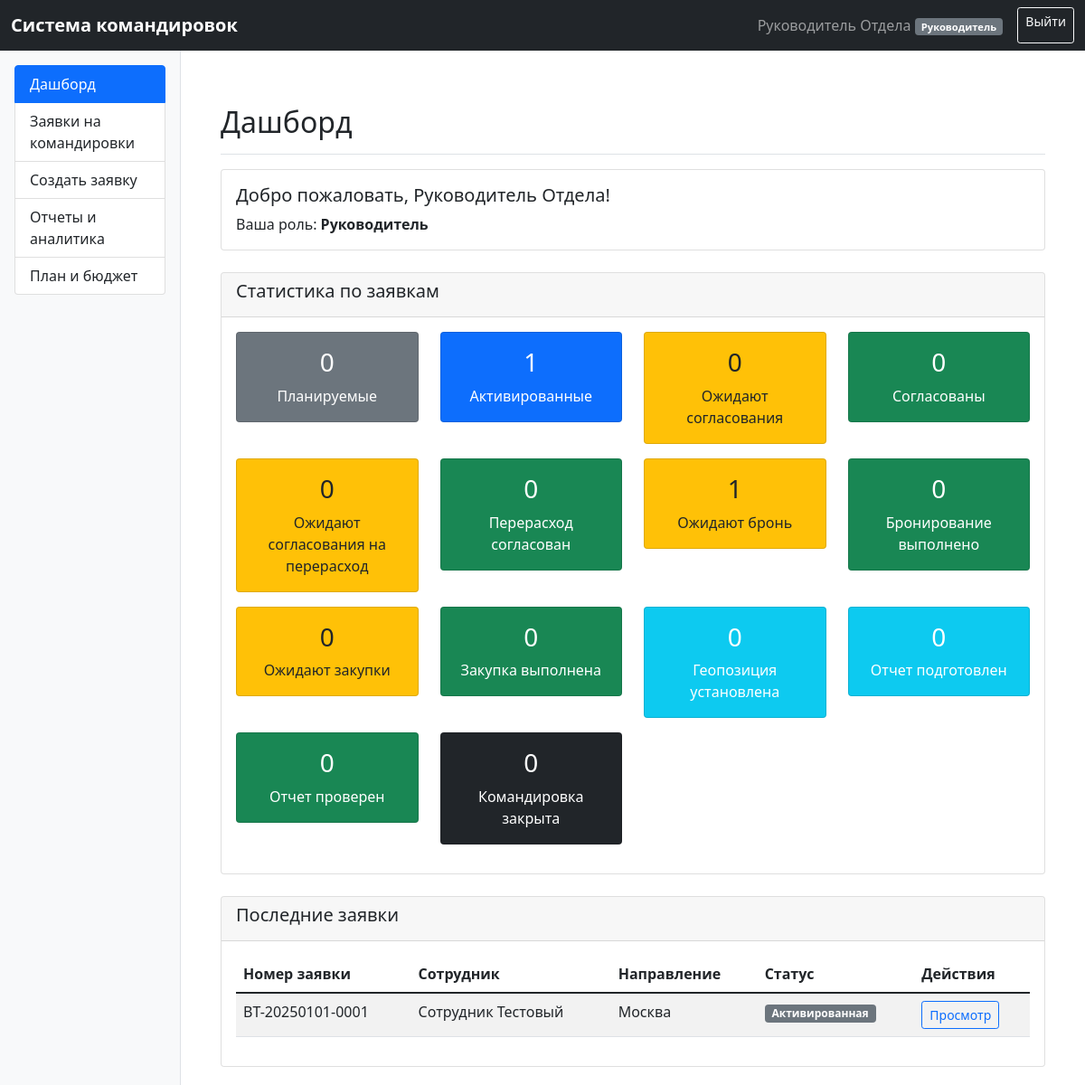
Before: /dashboard (signed in) with the older database file.
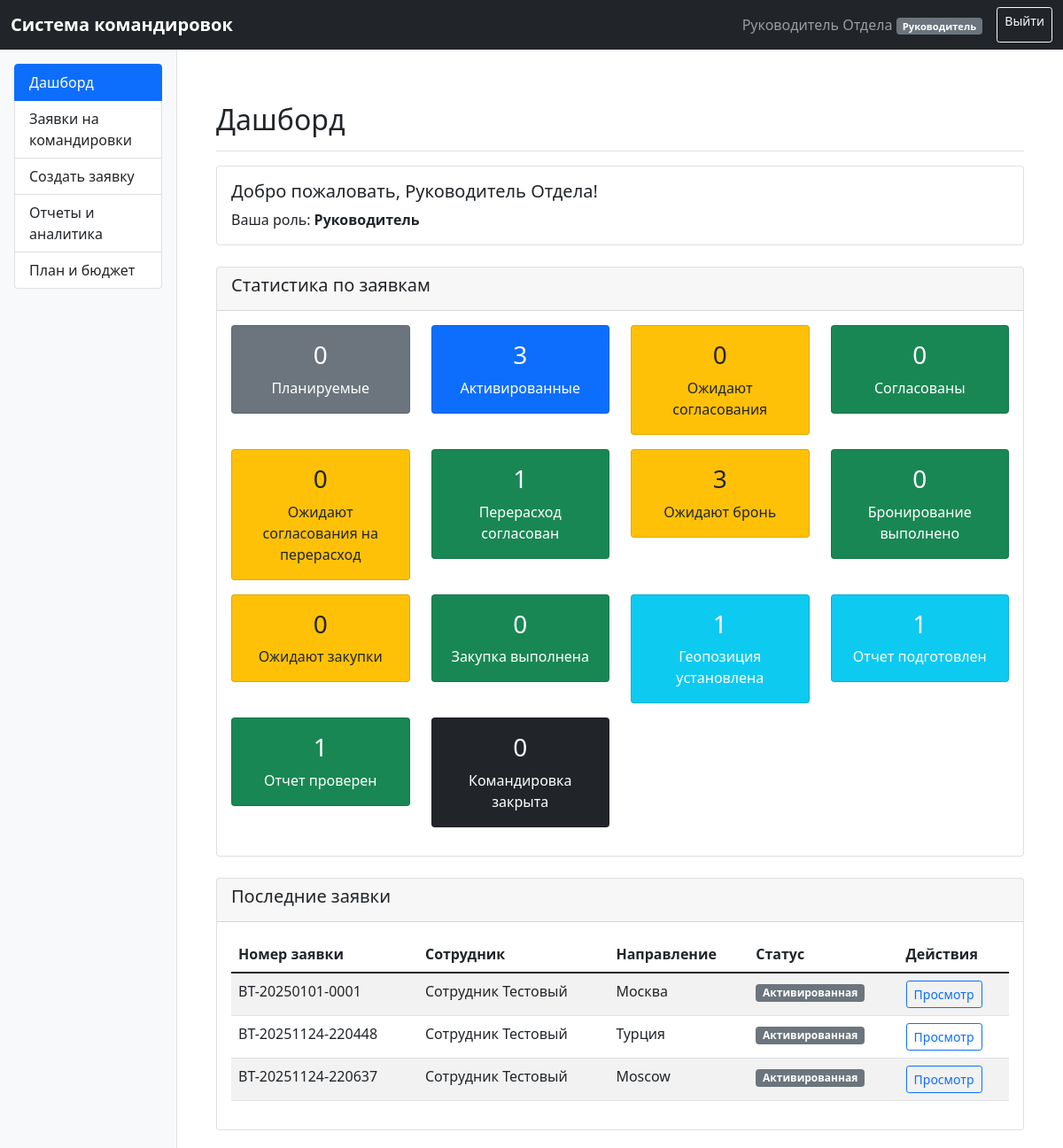
After: the same page with the newer database file.
### app.py (models this page shows)
class BusinessTrip(db.Model):
    __tablename__ = 'business_trip'
    id = db.Column(db.Integer, primary_key=True)
    trip_number = db.Column(db.String(20), unique=True)
    created_date = db.Column(db.DateTime, default=datetime.utcnow)
    status = db.Column(db.String(50), default='Планируемая')
    employee_id = db.Column(db.Integer, db.ForeignKey('user.id'))
    manager_id = db.Column(db.Integer, db.ForeignKey('user.id'))
    department = db.Column(db.String(100))
    start_date = db.Column(db.DateTime)
    end_date = db.Column(db.DateTime)
    duration = db.Column(db.Integer)
    trip_format = db.Column(db.String(20))  # Онлайн/Оффлайн
    destination = db.Column(db.String(200))
    purpose = db.Column(db.String(200))
    project_number = db.Column(db.String(50))
    regularity = db.Column(db.String(50))  # Регулярность
    receiving_party = db.Column(db.String(200))  # Принимающая сторона
    cancellation_reason = db.Column(db.String(200))  # Причина отмены/несогласования
    is_activated = db.Column(db.Boolean, default=False)  # Активирована ли командировка
    approval_date = db.Column(db.DateTime)  # Дата согласования
    approval_request_date = db.Column(db.DateTime)  # Дата запроса на согласование
    estimated_costs = db.Column(db.Float)
    cost_details = db.Column(db.Text)
    over_limit = db.Column(db.Boolean, default=False)
    overrun_approved = db.Column(db.Boolean, default=False)  # Перерасход согласован
    actual_costs = db.Column(db.Float)  # Фактические расходы
    transport_type = db.Column(db.String(50))
    transport_type_return = db.Column(db.String(50))  # Тип транспорта обратно
    departure_city = db.Column(db.String(100))
    arrival_city = db.Column(db.String(100))
    departure_city_return = db.Column(db.String(100))
    arrival_city_return = db.Column(db.String(100))
    departure_date_min = db.Column(db.DateTime)  # Не раньше (туда)
    arrival_date_max = db.Column(db.DateTime)  # Не позже (туда)
    departure_date_min_return = db.Column(db.DateTime)  # Не раньше (обратно)
    arrival_date_max_return = db.Column(db.DateTime)  # Не позже (обратно)
    transfer_to = db.Column(db.String(200))  # Трансфер до
    transfer_from = db.Column(db.String(200))  # Трансфер обратно
    hotel_name = db.Column(db.String(200))
    check_in = db.Column(db.DateTime)
    check_out = db.Column(db.DateTime)
    hotel_rooms = db.Column(db.Integer)  # Количество мест/номеров
    contact_phone = db.Column(db.String(50))  # Контактный телефон
    booking_notes = db.Column(db.Text)  # Дополнительная информация для ТК
    booking_completed = db.Column(db.Boolean, default=False)  # Бронирование выполнено
    booking_overrun_approved = db.Column(db.Boolean, default=False)  # Перерасход по бронированию согласован
    geo_location = db.Column(db.String(200))
    geo_location_date = db.Column(db.DateTime)  # Дата установки геолокации
    report_prepared = db.Column(db.Boolean, default=False)
    report_reviewed = db.Column(db.Boolean, default=False)
    trip_closed = db.Column(db.Boolean, default=False)
    report_overrun_approved = db.Column(db.Boolean, default=False)  # Перерасход в отчете согласован
    procurement_needed = db.Column(db.Boolean, default=False)
    procurement_done = db.Column(db.Boolean, default=False)
    procurement_costs = db.Column(db.Float)
    procurement_details = db.Column(db.Text)  # Детализация задания к закупке
    procurement_report = db.Column(db.Text)  # Отчет по закупке материалов

class User(db.Model):
    __tablename__ = 'user'
    id = db.Column(db.Integer, primary_key=True)
    username = db.Column(db.String(80), unique=True, nullable=False)
    password_hash = db.Column(db.String(120), nullable=False)
    full_name = db.Column(db.String(100), nullable=False)
    role = db.Column(db.String(10), nullable=False)  # A, B (Безопасность), BU (Бухгалтерия), GR, R, S, K, TK, Z
    manager_id = db.Column(db.Integer, db.ForeignKey('user.id'), nullable=True)
    passport_data = db.Column(db.Text)
    department = db.Column(db.String(100))
    manager = db.relationship('User', remote_side=[id], backref='subordinates')
    created_trips = db.relationship('BusinessTrip', backref='employee', foreign_keys='BusinessTrip.employee_id')
    managed_trips = db.relationship('BusinessTrip', backref='manager_rel', foreign_keys='BusinessTrip.manager_id')
    email = db.Column(db.String(100))  # Email для уведомлений

### app.py (the view)
@app.route('/dashboard')
@login_required
def dashboard():
    check_and_redirect_overdue_approvals()
    user = User.query.get(session['user_id'])
    if user.role == 'A':  # Администратор
        trips = BusinessTrip.query.all()
    elif user.role == 'B':  # Отдел безопасности
        trips = BusinessTrip.query.all()
    elif user.role == 'BU':  # Бухгалтерия
        trips = BusinessTrip.query.all()
    elif user.role == 'GR':  # Главный руководитель
        trips = BusinessTrip.query.all()
    elif user.role == 'R':  # Руководитель
        subordinate_ids = [sub.id for sub in user.subordinates]
        trips = BusinessTrip.query.filter(
            (BusinessTrip.employee_id == user.id) |
            (BusinessTrip.employee_id.in_(subordinate_ids))
        ).all()
    elif user.role == 'S':  # Сотрудник
        trips = BusinessTrip.query.filter_by(employee_id=user.id).all()
    elif user.role == 'K':  # Отдел кадров
        trips = BusinessTrip.query.all()
    elif user.role == 'TK':  # Travel-координатор
        trips = BusinessTrip.query.all()
    elif user.role == 'Z':  # Отдел закупок
        trips = BusinessTrip.query.filter_by(procurement_needed=True).all()
    else:
        trips = BusinessTrip.query.all()
    return render_template('dashboard.html', user=user, trips=trips, now=datetime.utcnow())

### app.py (called while the page is built, shortened)
def login_required(f):
    @wraps(f)
    def decorated_function(*args, **kwargs):
        if 'user_id' not in session:
            return redirect(url_for('login'))
        return f(*args, **kwargs)
    return decorated_function

def check_and_redirect_overdue_approvals():
    now = datetime.utcnow()
    one_working_day = timedelta(days=1)  # Упрощенно: 1 день (можно улучшить для учета выходных)
    overdue_trips = BusinessTrip.query.filter(
        BusinessTrip.status == 'Ожидают согласования',
        BusinessTrip.approval_request_date.isnot(None)
    ).all()

### templates/dashboard.html (shortened to what the changed rows need)
{% extends "base.html" %}
{% block content %}
    <div class="d-flex justify-content-between flex-wrap flex-md-nowrap align-items-center pt-3 pb-2 mb-3 border-bottom">
        <h1 class="h2">Дашборд</h1>
    </div>
    <div class="row mb-4">
        <div class="col-12">
            <div class="card">
                <div class="card-body">
                    <div class="row">
                        {% set planned = trips|selectattr('status', 'equalto', 'Планируемая')|list|length %}
                        {% set activated = trips|selectattr('is_activated', 'equalto', True)|list|length %}
                        {% set waiting_approval = trips|selectattr('status', 'equalto', 'Ожидают согласования')|list|length %}
                        {% set approved = trips|selectattr('status', 'equalto', 'Согласована')|list|length %}
                        {% set waiting_overrun = trips|selectattr('over_limit', 'equalto', True)|selectattr('overrun_approved', 'equalto', False)|list|length %}
                        {% set overrun_approved = trips|selectattr('overrun_approved', 'equalto', True)|list|length %}
                        {% set waiting_booking = trips|selectattr('is_activated', 'equalto', True)|selectattr('booking_completed', 'equalto', False)|list|length %}
                        {% set booking_completed = trips|selectattr('booking_completed', 'equalto', True)|list|length %}
                        {% set waiting_procurement = trips|selectattr('procurement_needed', 'equalto', True)|selectattr('procurement_done', 'equalto', False)|list|length %}
                        {% set procurement_done = trips|selectattr('procurement_done', 'equalto', True)|list|length %}
                        {% set geo_set = trips|selectattr('geo_location', 'ne', None)|list|length %}
                        {% set report_prepared = trips|selectattr('report_prepared', 'equalto', True)|list|length %}
                        {% set report_reviewed = trips|selectattr('report_reviewed', 'equalto', True)|list|length %}
                        {% set closed = trips|selectattr('trip_closed', 'equalto', True)|list|length %}
                        <div class="col-md-3 mb-3">
                            <div class="card bg-primary text-white">
                                <div class="card-body text-center">
                                    <h3>{{ activated }}</h3>
                                    <p class="mb-0">Активированные</p>
                                </div>
                            </div>
                        </div>
                        <div class="col-md-3 mb-3">
                            <div class="card bg-success text-white">
                                <div class="card-body text-center">
                                    <h3>{{ overrun_approved }}</h3>
                                    <p class="mb-0">Перерасход согласован</p>
                                </div>
                            </div>
                        </div>
                        <div class="col-md-3 mb-3">
                            <div class="card bg-warning text-dark">
                                <div class="card-body text-center">
                                    <h3>{{ waiting_booking }}</h3>
                                    <p class="mb-0">Ожидают бронь</p>
                                </div>
                            </div>
                        </div>
                        <div class="col-md-3 mb-3">
                            <div class="card bg-info text-white">
                                <div class="card-body text-center">
                                    <h3>{{ geo_set }}</h3>
                                    <p class="mb-0">Геопозиция установлена</p>
                                </div>
                            </div>
                        </div>
                        <div class="col-md-3 mb-3">
                            <div class="card bg-info text-white">
                                <div class="card-body text-center">
                                    <h3>{{ report_prepared }}</h3>
                                    <p class="mb-0">Отчет подготовлен</p>
                                </div>
                            </div>
                        </div>
                        <div class="col-md-3 mb-3">
                            <div class="card bg-success text-white">
                                <div class="card-body text-center">
                                    <h3>{{ report_reviewed }}</h3>
                                    <p class="mb-0">Отчет проверен</p>
                                </div>
                            </div>
                        </div>
                    </div>
                </div>
            </div>
        </div>
    </div>
    <div class="row">
        <div class="col-12">
            <div class="card">
                <div class="card-body">
                    {% if trips %}
                        <div class="table-responsive">
                            <table class="table table-striped">
                                <thead>
                                <tr>
                                    <th>Номер заявки</th>
                                    <th>Сотрудник</th>
                                    <th>Направление</th>
                                    <th>Статус</th>
                                    <th>Действия</th>
                                </tr>
                                </thead>
                                <tbody>
                                {% for trip in trips[:10] %}
                                    <tr>
                                        <td>{{ trip.trip_number }}</td>
                                        <td>{{ trip.employee.full_name }}</td>
                                        <td>{{ trip.destination or 'Не указано' }}</td>
                                        <td>
                                                <span class="badge bg-{% if trip.status == 'Согласована' %}success{% elif trip.status == 'Ожидают согласования' %}warning{% elif trip.status == 'Отменена' %}danger{% else %}secondary{% endif %}">
                                                    {{ trip.status }}
                                                </span>
                                        </td>
                                        <td>
                                            <a href="{{ url_for('trip_detail', trip_id=trip.id) }}"
                                               class="btn btn-sm btn-outline-primary">Просмотр</a>
                                        </td>
                                    </tr>
                                {% endfor %}
                                </tbody>
                            </table>
                        </div>
                    {% else %}
                        <p>У вас нет заявок на командировки</p>
                    {% endif %}
                </div>
            </div>
        </div>
    </div>
{% endblock %}

Changed rows visible on the page:
added BusinessTrip: trip_number "BT-20251124-220448", employee.full_name "Сотрудник Тестовый", destination "Турция", status "Активированная"
added BusinessTrip: trip_number "BT-20251124-220637", employee.full_name "Сотрудник Тестовый", destination "Moscow", status "Активированная"
Other visible differences:
{{ activated }}: "1" → "3"
{{ overrun_approved }}: "0" → "1"
{{ waiting_booking }}: "1" → "3"
{{ geo_set }}: "0" → "1"
{{ report_prepared }}: "0" → "1"
{{ report_reviewed }}: "0" → "1"
